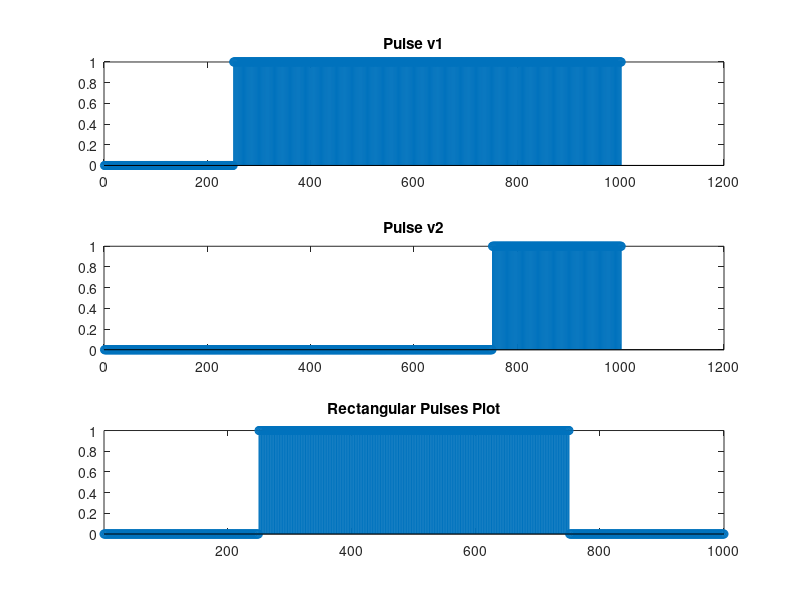

MATLAB code to generate this figure:
% ex3_6.m
% This script visualizes three rectangular pulses

t =-1:1/500:1; % time vector
v1 = [zeros(1,250), ones(1,751)]; % first rectangular pulse
v2 = [zeros(1,751),ones(1,250)]; % second rectangualr pulse
V = v1-v2; % combine. it is difference between two pulses

figure, subplot(3,1,1)
stem(v1)
title('Pulse v1')

subplot(3,1,2)
stem(v2)
title('Pulse v2')

subplot(3,1,3)
stem(V)
title('v1 - v2 Pulse')

axis tight
title('Rectangular Pulses Plot')